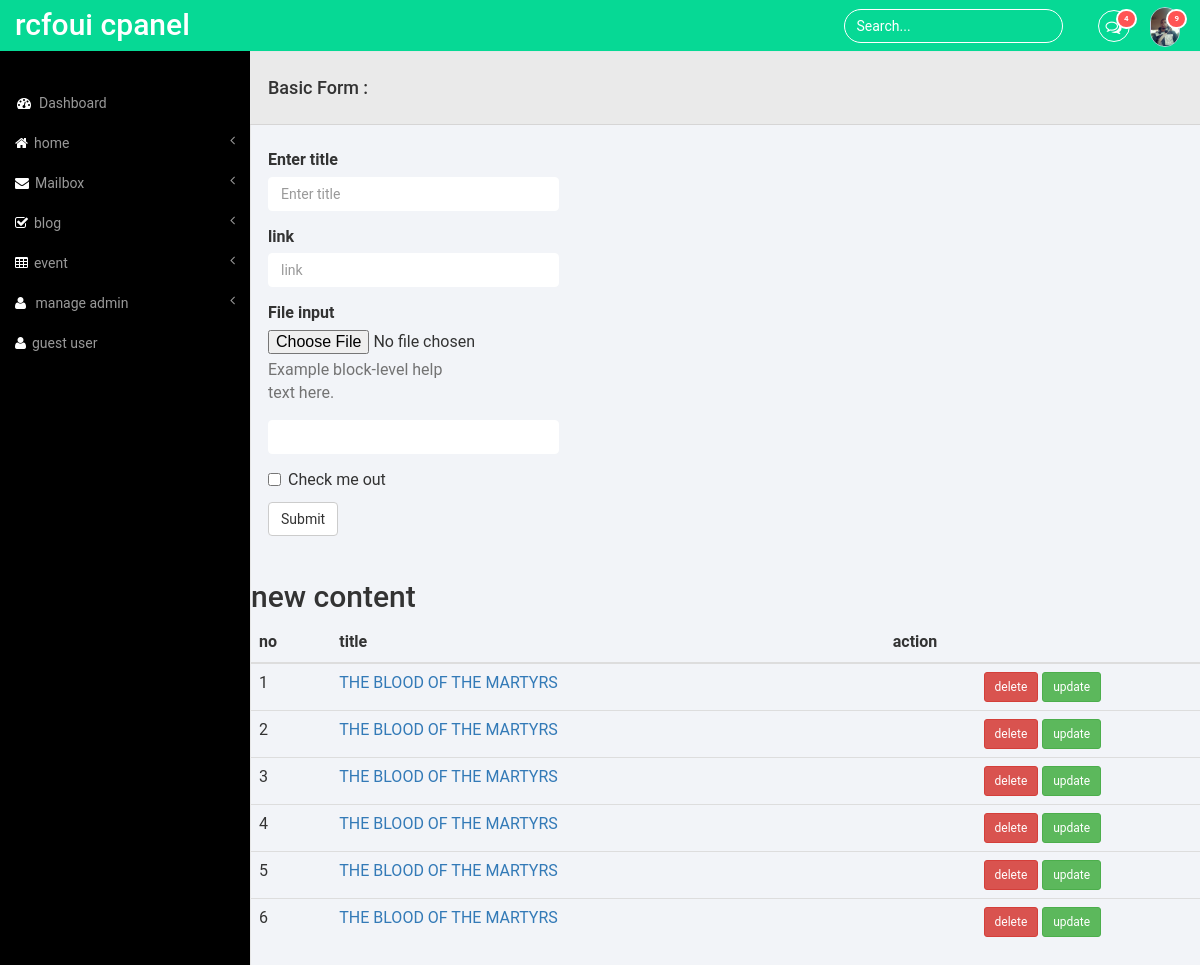
/leaders/event.php (signed in), run on the app's committed database.
### tables this page shows
CREATE TABLE `event` (
  `id` int(11) NOT NULL,
  `title` text NOT NULL,
  `link` text NOT NULL,
  `img` text NOT NULL,
  `location` text NOT NULL
);

### leaders/event.php (the view, shortened to what this page needs)
<?php
include '../php/db.php';
$epr="";
?>
<!DOCTYPE html>
<html>
<head>
	<title></title><?php
	include 'adminnavbar.php';
	?>
	<?php
		if($epr=='update')
		{
			$id=$_GET['id'];
			$row="SELECT * FROM event WHERE id='$id'";
			if ($result = mysqli_query($conn, $row)){
			$st_row=mysqli_fetch_assoc($result);
		}
			?>
			<div class="form-grids row widget-shadow"
				data-example-id="basic-forms">
				<div class="form-title">
					<h4>Basic Form :</h4>
				</div>
				<div class="form-body">
					<form method="post" enctype="multipart/form-data" action="blog.php?epr=saveup">
					<div class="form-group">
							<label for="title">
								id
							</label>
							<input type="text" class="form-control form-upload" id="exampleInputEmail1" value="<?php echo $st_row['id']?>" name="id" placeholder="Enter title">
						</div>
					<div class="form-group">
							<label for="title">
								Enter title
							</label>
							<input type="text" class="form-control form-upload" id="exampleInputEmail1" value="<?php echo $st_row['title']?>" name="title" placeholder="Enter title">
						</div>
						<div class="form-group">
							<label for="link">link</label>
							 <input type="text" value="<?php echo $st_row['link']?>" name="link" class="form-control form-upload" id="exampleInputPassword1" placeholder="link">
						</div>
						<div class="form-group">
							<label for="exampleInputFile">File input</label>
							<input type="file" value="<?php echo '../upload/$st_row["img"]';?>" name="img" id="exampleInputFile">
							<p class="help-block">Example block-level help text here.</p>
						</div>
						<div class="form-group">
							<label for="link">link</label>
							 <input type="text" value="<?php echo $st_row['location']?>" name="location" class="form-control form-upload" id="exampleInputPassword1" placeholder="link">
						</div>
						<div class="checkbox">
							<label> <input type="checkbox"> Check me out </label>
						</div>
						<button type="submit" name="btnsave" class="btn btn-default">
							Submit
						</button>
							</form>
						</div>
		<?php
		}else{
			?>
	<div class="form-grids row widget-shadow"
				data-example-id="basic-forms">
				<div class="form-title">
					<h4>Basic Form :</h4>
				</div>
				<div class="form-body">
					<form method="post" enctype="multipart/form-data" action='blog.php?epr=save'>
						<div class="form-group">
							<label for="title">
								Enter title
							</label>
							<input type="text" class="form-control form-upload" id="exampleInputEmail1" name="title" placeholder="Enter title">
						</div>
						<div class="form-group">
							<label for="link">link</label>
							 <input type="text" name="link" class="form-control form-upload" id="exampleInputPassword1" placeholder="link">
						</div>
						<div class="form-group">
							<label for="exampleInputFile">File input</label>
							<input type="file" name="img" id="exampleInputFile">
							<p class="help-block">Example block-level help text here.</p>
						</div>
						<div class="form-group">
							<input type="text" class="form-control form-upload" name="location">
						</div>
						<div class="checkbox">
							<label> <input type="checkbox"> Check me out </label>
						</div>
						<button type="submit" name="btnsave" class="btn btn-default">
							Submit
						</button>
							</form>
						</div>
					</div>
<?php
}
?>
	<h2>new content</h2>
	<div class="table-responsive">
  				<table class="table">
		<thead>
			<th>no</th>
			<th>title</th>
			<th>action</th>
		</thead>
		<?php
		$sql="SELECT * FROM event";
		if ($result = mysqli_query($conn, $sql)){
			while ($row=mysqli_fetch_assoc($result)) {
				echo "<tr class='table-row'>
					<td>".$row['id']."</td>
					<td id='title'><a href='".$row["link"]."'>
			        			  ".$row["title"]."
			        	</a></td>
					<td align='center'>
						<a class='btn btn-sm btn-danger' href='event.php?epr=delete&id=".$row['id']."'>delete</a>
						<a class='btn btn-sm btn-success' href='event.php?epr=update&id=".$row['id']."'>update</a>
					</td>
				</tr>";
			}}
		?>
		</table>
		</div>
	</div>
</body>
</html>

### php/style.css (style rules this page uses)
html, body { font-family: 'Roboto', sans-serif; font-size: 100%; background: #000; overflow-x: hidden; }
.form-control { background: none; border: 1px solid #fff; border-radius: 20px; box-shadow: none; }
.form-group { width: 200px; }
.form-upload { width: 291px; border-radius: 4px; background: #fff; color: #000; }
.form-title { padding: 1em 2em; background-color: #EAEAEA; border-bottom: 1px solid #D6D5D5; }
.form-body { padding: 1.5em 2em; }

### data on the page
event: id "1", title "THE BLOOD OF THE MARTYRS"
event: id "2", title "THE BLOOD OF THE MARTYRS"
event: id "3", title "THE BLOOD OF THE MARTYRS"
event: id "4", title "THE BLOOD OF THE MARTYRS"
event: id "5", title "THE BLOOD OF THE MARTYRS"
event: id "6", title "THE BLOOD OF THE MARTYRS"
